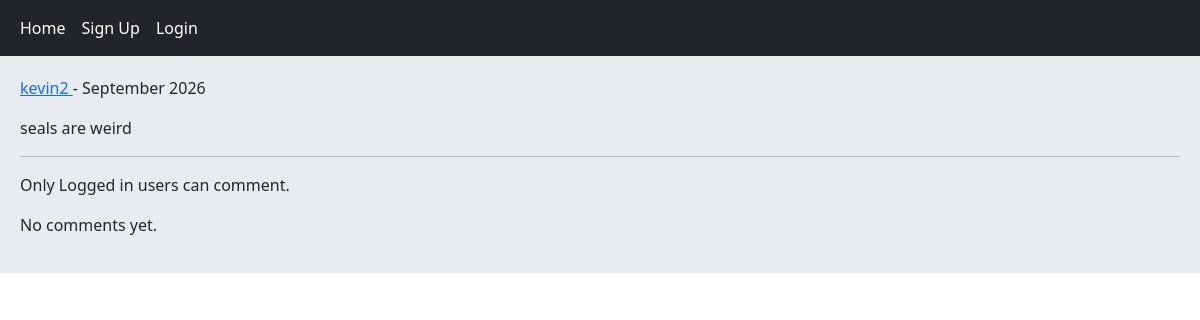
/post/1/da-post-one-about-seals/, run on the app's committed database.
### home/models.py (models this page shows, shortened)
class Post(models.Model):
    user = models.ForeignKey(User, on_delete=models.CASCADE, related_name='posts')
    body = models.TextField()
    slug = models.SlugField()
    created = models.DateTimeField(auto_now_add=True)
    updated = models.DateTimeField(auto_now=True)
    class Meta:
        ordering = ('-created',)

### home/views.py (the view, shortened to what this page needs)
# urls.py: path('post/<int:post_id>/<slug:post_slug>/', views.PostDetailView.as_view(), name='post_detail'),
class PostDetailView(View):
    form_class = CommentCreateForm
    form_class_reply = CommentReplyForm
    def setup(self, request, *args, **kwargs):
        self.post_instance = get_object_or_404(Post, pk=kwargs['post_id'], slug=kwargs['post_slug'])
        return super().setup(request, *args, **kwargs)
    def get(self, request, *args, **kwargs):
        comments = self.post_instance.pcomments.filter(is_reply=False)
        return render(request, 'home/detail.html', {'post':self.post_instance, 'comments':comments, 'form':self.form_class, 'reply_form':self.form_class_reply})

### home/templates/home/detail.html (shortened to what this page needs)
{% extends 'base.html' %}
{% block content %}
    <p> <a href="{% url 'account:user_profile' post.user.id %}">{{ post.user.username }} </a> - {{ post.updated|date:"F Y" }} </p>
    <p>{{ post.body }}</p><hr/>
    {% if request.user.is_authenticated %}
        <form action="" method="post">
            {% csrf_token %}
            {{ form.as_p }}
            <input type="submit" value="Send">
        </form><br/>
    {% else %}
        <p>Only Logged in users can comment.</p>
    {% endif %}
    {% for comment in comments %}
        <div class="card bg-dark text-white">
            <p class="card-header">{{ comment.user }} | {{ comment.created|timesince }}</p>
            <p class="card-body">{{ comment.body }}</p>
            {% if request.user.is_authenticated %}
                <form action="{% url 'home:add_reply' post.id comment.id %}" method="post">
                    {% csrf_token %}
                    {{ reply_form.as_p }}
                    <input type="submit" value="Send">
                </form>
            {% endif %}
            {% with replies=comment.rcomments.all %}
                {% for reply in replies %}
                    <p class="bg-primary p-3 m-2">{{ reply.user }} <br/> {{ reply.body }}</p>
                {% endfor %}
            {% endwith %}
        </div><br/>
    {% empty %}
        <p>No comments yet.</p>
    {% endfor %}
{% endblock %}

### data on the page
Post: user.username "kevin2", updated "September 2026", body "seals are weird"
